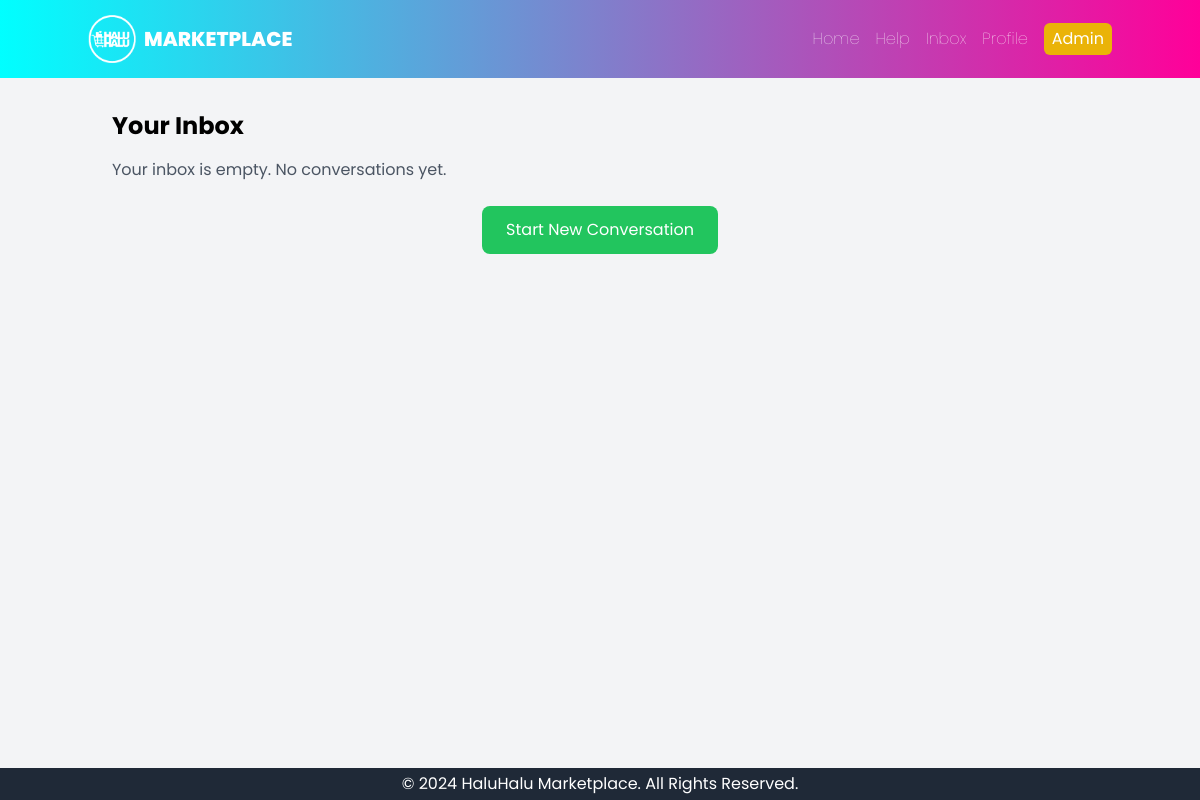
The app's page /messages/inbox/ (signed in), older data.
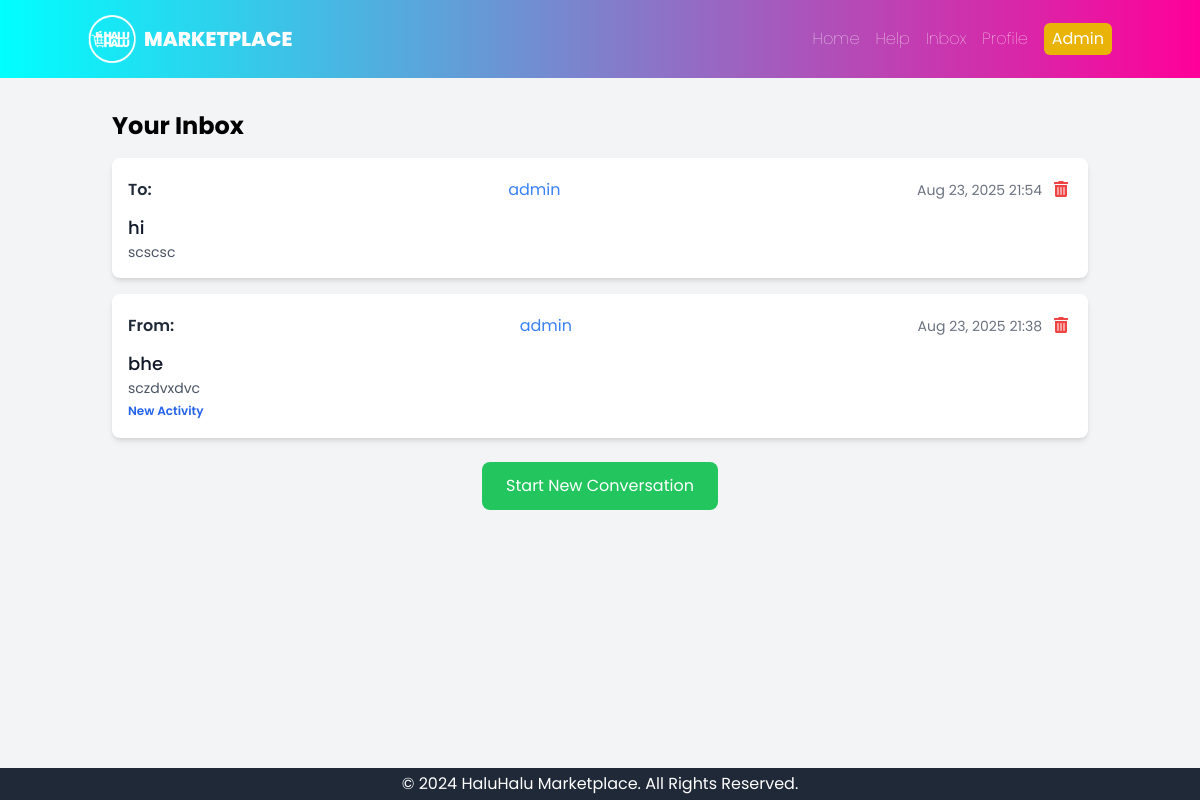
The same page, newer data.
### core/models.py (models this page shows, shortened)
class Message(models.Model):
    sender = models.ForeignKey(settings.AUTH_USER_MODEL, on_delete=models.CASCADE, related_name='sent_messages')
    receiver = models.ForeignKey(settings.AUTH_USER_MODEL, on_delete=models.CASCADE, related_name='received_messages')
    subject = models.CharField(max_length=255)
    body = models.TextField()
    sent_at = models.DateTimeField(auto_now_add=True)
    is_read = models.BooleanField(default=False)
    parent_message = models.ForeignKey('self', on_delete=models.SET_NULL, null=True, blank=True, related_name='replies')
    conversation_starter = models.ForeignKey('self', on_delete=models.SET_NULL, null=True, blank=True, related_name='conversation_messages_set')
    is_deleted_by_sender = models.BooleanField(default=False)
    is_deleted_by_receiver = models.BooleanField(default=False)
    class Meta:
        ordering = ['sent_at']

class CustomUser(AbstractUser):
    profile_pic = models.ImageField(upload_to='profile_pics', null=True, blank=True)

### core/views.py (the view)
# urls.py: path('messages/inbox/', InboxView.as_view(), name='inbox'),
class InboxView(LoginRequiredMixin, ListView):
    model = Message
    template_name = 'core/inbox.html'
    context_object_name = 'conversations'
    paginate_by = 10
    login_url = 'login'
    def get_queryset(self):
        user = self.request.user
        user_involved_conversation_starter_ids = Message.objects.filter(
            Q(sender=user, is_deleted_by_sender=False) | Q(receiver=user, is_deleted_by_receiver=False)
        ).values_list('conversation_starter__pk', flat=True)  # Get starter PKs of all involved messages
        user_involved_initial_message_ids = Message.objects.filter(
            Q(sender=user, is_deleted_by_sender=False, conversation_starter__isnull=True) |
            Q(receiver=user, is_deleted_by_receiver=False, conversation_starter__isnull=True)
        ).values_list('pk', flat=True)
        unique_starter_pks = set(list(user_involved_conversation_starter_ids) + list(user_involved_initial_message_ids))
        unique_starter_pks.discard(None)  # Remove None if present
        valid_conversation_starters = Message.objects.filter(
            pk__in=list(unique_starter_pks)
        ).filter(
            Q(sender=user, is_deleted_by_sender=False) | Q(receiver=user, is_deleted_by_receiver=False)
        )
        latest_messages_per_conversation = []
        for starter in valid_conversation_starters:
            latest_message_in_thread = Message.objects.filter(
                Q(conversation_starter=starter) | Q(pk=starter.pk)  # All messages related to this starter
            ).filter(
                Q(sender=user, is_deleted_by_sender=False) | Q(receiver=user, is_deleted_by_receiver=False)
            ).order_by('-sent_at').first()
            if latest_message_in_thread:
                latest_messages_per_conversation.append(latest_message_in_thread)
        return sorted(latest_messages_per_conversation, key=lambda x: x.sent_at, reverse=True)

### core/templates/core/inbox.html (shortened to what this page needs)
{% extends 'base.html' %}
{% block content %}
<h2 class="text-2xl font-bold mb-4">Your Inbox</h2>
{% if conversations %}
    <div class="space-y-4">
        {% for message in conversations %}
            <div class="block bg-white rounded-lg shadow-md p-4 hover:shadow-lg transition-shadow duration-200 relative">
                <a href="{% url 'message_detail' message.conversation_starter.pk|default:message.pk %}" class="block">
                    <div class="flex justify-between items-center mb-2">
                      <span class="font-semibold text-gray-800">
                            {% if request.user == message.sender %}
                                To: <a href="{% url 'profile' username=message.receiver.username %}" class="text-blue-500 hover:underline">{{ message.receiver.username }}</a>
                            {% else %}
                                From: <a href="{% url 'profile' username=message.sender.username %}" class="text-blue-500 hover:underline">{{ message.sender.username }}</a>
                            {% endif %}
                      </span>
                        <div class="flex items-center gap-2">
                            <span class="text-sm text-gray-500">{{ message.sent_at|date:"M d, Y H:i" }}</span>
                            <form action="{% url 'delete_conversation' message.conversation_starter.pk|default:message.pk %}" method="post" onsubmit="return confirm('Are you sure you want to delete this conversation? This will only remove it from your view.');">
                                <button type="submit" class="text-red-500 hover:text-red-700 p-1 rounded-full focus:outline-none focus:ring-2 focus:ring-red-500" aria-label="Delete conversation">
                                    <i class="fas fa-trash-alt"></i>
                                </button>
                            </form>
                        </div>
                    </div>
                    <h3 class="text-lg font-medium text-gray-900">{{ message.subject }}</h3>
                    <p class="text-gray-600 text-sm line-clamp-2">{{ message.body }}</p>
                    {% if request.user == message.receiver and not message.is_read %}
                        <span class="text-blue-600 text-xs font-semibold mt-1 inline-block">New Activity</span>
                    {% endif %}
                </a>
            </div>
        {% endfor %}
    </div>
{% else %}
    <p class="text-gray-600">Your inbox is empty. No conversations yet.</p>
{% endif %}
<div class="mt-6 text-center">
    <a href="{% url 'message_send' %}" class="px-6 py-3 bg-green-500 text-white rounded-lg hover:bg-green-600 inline-block">Start New Conversation</a>
</div>
{% endblock %}

Row changes from the older to the newer data that the page shows:
added Message: receiver.username "admin", sent_at "Aug 23, 2025 21:54", subject "hi", body "scscsc"
added Message: sender.username "admin", sent_at "Aug 23, 2025 21:38", subject "bhe", body "sczdvxdvc", is_read "New Activity"
Text that changed along with them:
text no longer shown: "Your inbox is empty. No conversations yet."
